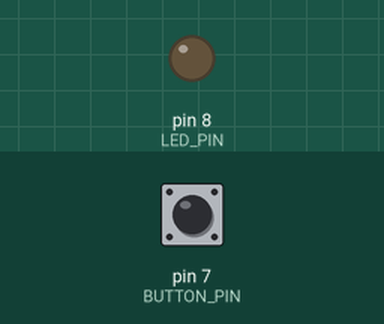
Simulated run of this sketch. Board: Arduino Uno, built with avr-gcc and run on an emulated ATmega328P. Parts: output pins drawn as LEDs (lit = HIGH). The inputs (shaded band) are chosen by the test bench; at power-on: pin 7 (BUTTON_PIN) LOW.

Above: at 1.2 s.
1.3 s: pin 7 (BUTTON_PIN) pulled HIGH for 0.15 s
At 2.5 s:
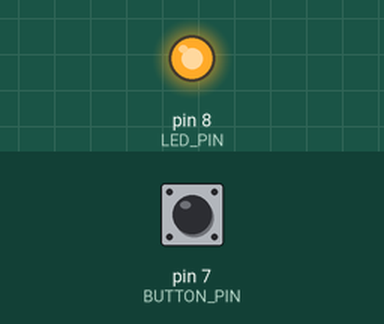
2.9 s: pin 7 (BUTTON_PIN) pulled HIGH for 1 s
At 3.9 s:
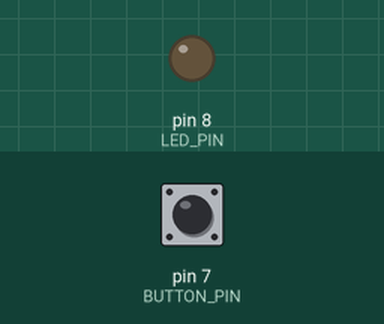
5.4 s: pin 7 (BUTTON_PIN) pulled HIGH for 3.2 s
At 5.8 s:
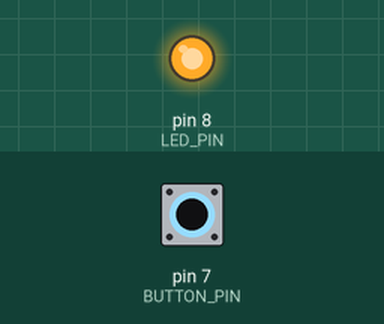
Timing chart, 0 to 8.4 s (numbered marks = the images above; inputs shaded):
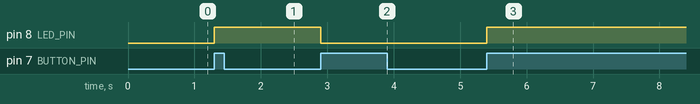

The sketch:

red_led_toggle.ino
```cpp
#define LED_PIN 8
#define BUTTON_PIN 7

bool ledState = false;  // Initial state of the LED (off)
bool lastButtonState = LOW;  // Previous state of the button (not pressed)

void setup() {
  pinMode(LED_PIN, OUTPUT);
  pinMode(BUTTON_PIN, INPUT);
  digitalWrite(LED_PIN, ledState);  // Set the initial state of the LED
}

void loop() {
  bool currentButtonState = digitalRead(BUTTON_PIN);

  // Check if the button has just been pressed
  if (currentButtonState == HIGH && lastButtonState == LOW) {
    ledState = !ledState;  // Toggle the LED state
    digitalWrite(LED_PIN, ledState);  // Update the LED state
  }

  lastButtonState = currentButtonState;  // Update the previous button state
}
```

Measured:
- after the input at 1.3 s, pin 8 (LED_PIN): LOW → HIGH at once
- after the input at 2.9 s, pin 8 (LED_PIN): HIGH → LOW at once
- after the input at 5.4 s, pin 8 (LED_PIN): LOW → HIGH at once
